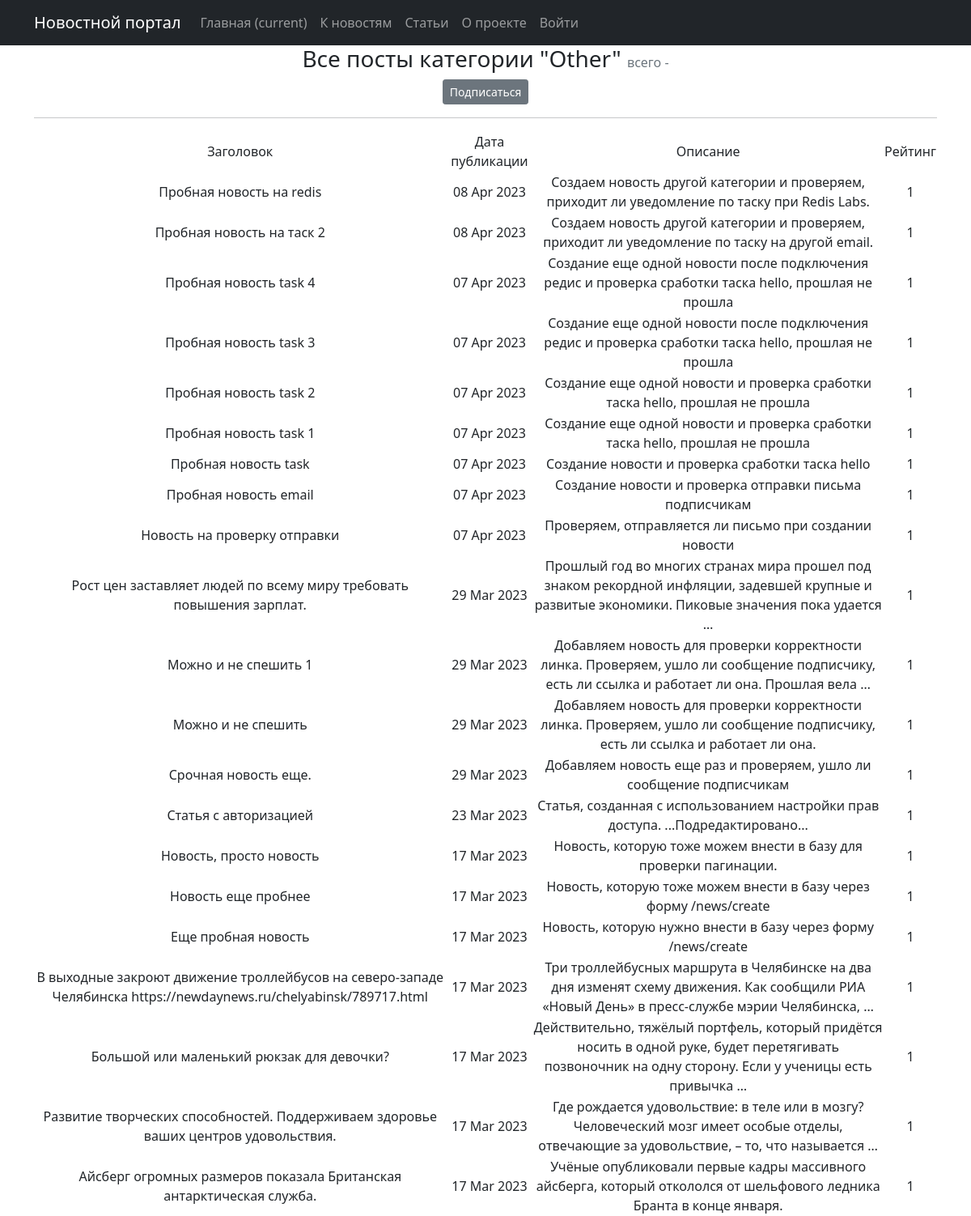
The app's page /posts/news/categories/6, older data.
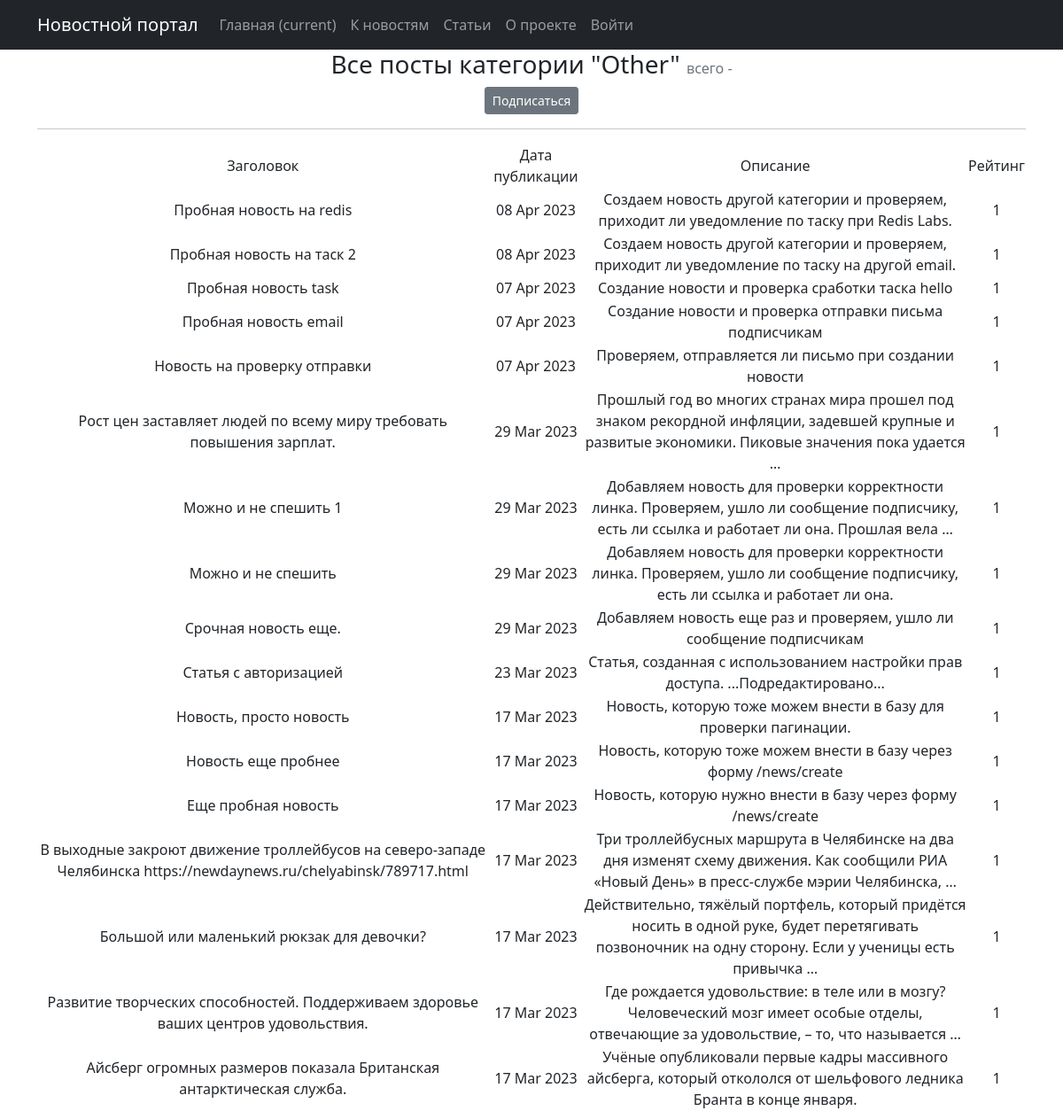
The same page, newer data.
### news/models.py (models this page shows, shortened)
class Category(models.Model):
    subject = models.CharField(max_length=100, unique=True)
    subscribers = models.ManyToManyField(User, related_name='categories')

class Post(models.Model):
    author = models.ForeignKey(Author, on_delete=models.CASCADE)
    content = models.CharField(max_length=2, choices=CONTENTS)
    time_in = models.DateTimeField(auto_now_add=True)
    category = models.ManyToManyField(Category, through='PostCategory')
    title = models.CharField(max_length=255,)
    content_text = models.TextField()
    content_rate = models.IntegerField(default=1)

### news/views.py (the view)
# urls.py: path('news/categories/<int:pk>', CategoryListView.as_view(), name='category_list'),
class CategoryListView(ListView):
    model = Post
    template_name = 'category_list.html'
    context_object_name = 'category_news_list'
    def get_queryset(self):
        self.category = get_object_or_404(Category, id=self.kwargs['pk'])
        queryset = Post.objects.filter(category=self.category).order_by('-time_in')
        return queryset
    def get_context_data(self, **kwargs):
        context = super().get_context_data(**kwargs)
        context['is_not_subscriber'] = self.request.user not in self.category.subscribers.all()
        context['category'] = self.category
        return context

### news/templatetags/custom_filters.py (called while the page is built)
@register.filter()
@stringfilter #чтобы не вызывать ошибки, приведем в строку
def censor(value, bad_words = bad_list):
    words = value.split()#разделим строку
    new_line=''
    for word in words:
        if word.lower() in bad_words in bad_words:
            new_line += word[0] #если да, первый символ оставляем
            for i in word[1:]:
                new_line += '*'#остальные заменяем на *
            new_line += ' '
        elif (word[:-1].lower()) in bad_words:
            new_line += word[0]
            for i in word[1:-1]:
                new_line += '*'
            new_line += (word[-1] + ' ')
        else:
            new_line += (word + ' ')
    return new_line.rstrip()

### news/templatetags/custom_tags.py (called while the page is built)
@register.simple_tag()
def current_time(format_string='%d %b %Y'):
   return datetime.utcnow().strftime(format_string)

### templates/category_list.html (shortened to what this page needs)
{% extends 'flatpages/default.html' %}
{% load custom_filters %}
{% load custom_tags %}
{% block content %}
    <h3 class="text-center">Все посты категории "{{ category.subject }}" <span class="text-muted fs-6 fw-normal">всего - {{ page_obj.paginator.num_pages }}</span></h3>
    {% if is_not_subscriber %}
        <p class="text-center"><a href="{% url 'subscribe' category.id %}" class="btn btn-secondary btn-sm"> Подписаться </a></p>
    {% endif %}
    <hr>
    {% if category_news_list %}
       <table>
           <tr>
               <td>Заголовок</td>
               <td>Дата публикации</td>
               <td>Описание</td>
               <td>Рейтинг</td>
           </tr>
           {% for post in category_news_list %}
           <tr>
               <td>{{ post.title|censor }}</td>
               <td>{{ post.time_in|date:'d M Y' }}</td>
               <td>{{ post.content_text|censor|truncatewords:20 }}</td>
               <td>{{ post.content_rate }}</td>
           </tr>
           {% endfor %}
       </table>
    {% else %}
        <h3>Новости не найдены</h3>
    {% endif %}
{% endblock content %}

### templates/flatpages/default.html (shortened to what this page needs)
<!DOCTYPE html>
<html lang="en">
    <head>
        {% load static %}
        <link href="{% static 'css/styles.css' %}" rel="stylesheet" />
    </head>
    <body>
        {% load cache %}
        {% cache 60 nav %}
<nav class="navbar navbar-expand-lg navbar-dark bg-dark static-top">
   <div class="container">
       <a class="navbar-brand" href="#">Новостной портал</a>
       <div class="collapse navbar-collapse" id="navbarResponsive">
           <ul class="navbar-nav ml-auto">
               <li class="nav-item active">
                   <a class="nav-link" href="/posts/">Главная
                       <span class="sr-only">(current)</span>
                   </a>
               </li>
               <li class="nav-item">
                   <a class="nav-link" href="/posts/news/">К новостям</a>
               </li>
               <li class="nav-item">
                   <a class="nav-link" href="/posts/articles/">Статьи</a>
               </li>
               <li class="nav-item">
                   <a class="nav-link" href="/about/">О проекте</a>
               </li>
                <li class="nav-item">
                   {% if request.user.is_authenticated %}
                   <a class="nav-link" href="/accounts/logout/">Выйти</a>
                   {% else %}
                   <a class="nav-link" href="/accounts/login/">Войти</a>
                   {% endif %}
               </li>
           </ul>
       </div>
   </div>
</nav>
        {% endcache %}
        <div class="container">
            <div class="row">
                <div class="col-lg-12 text-center">
                    {% block content %}{% endblock content %}
                </div>
            </div>
        </div>
    </body>
</html>

Row changes from the older to the newer data that the page shows:
removed Post: title|censor "Пробная новость task 4", time_in "07 Apr 2023", content_text|censor "Создание еще одной новости после подключения редис и проверка сработки таска hello, прошлая не прошла", content_rate "1"
removed Post: title|censor "Пробная новость task 3", time_in "07 Apr 2023", content_text|censor "Создание еще одной новости после подключения редис и проверка сработки таска hello, прошлая не прошла", content_rate "1"
removed Post: title|censor "Пробная новость task 2", time_in "07 Apr 2023", content_text|censor "Создание еще одной новости и проверка сработки таска hello, прошлая не прошла", content_rate "1"
removed Post: title|censor "Пробная новость task 1", time_in "07 Apr 2023", content_text|censor "Создание еще одной новости и проверка сработки таска hello, прошлая не прошла", content_rate "1"
